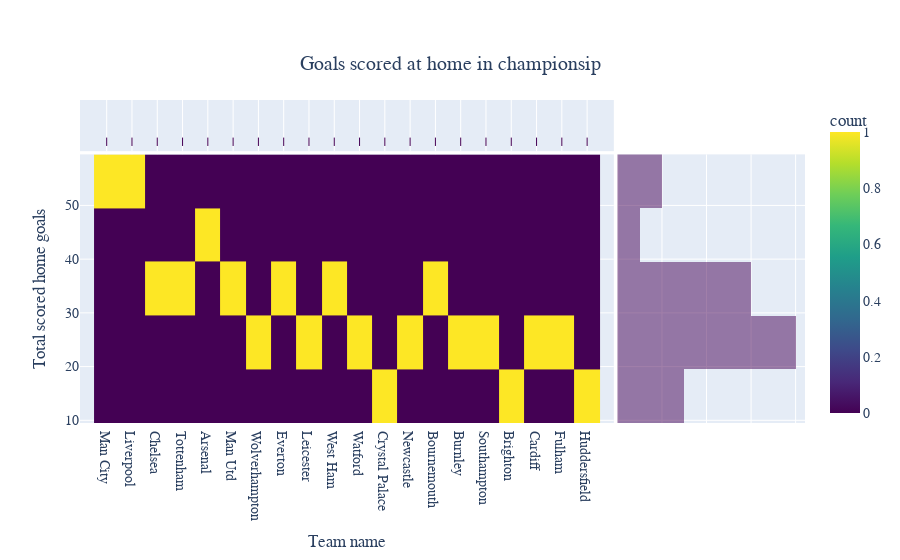

Notebook source saved alongside this figure:
### Code cell
# representation of chart which show the situation of goals scored at home
# it is observed that Man City and Liverpool are at the top of the ranking and Huddersfield is the last in ranking

fig6 = px.density_heatmap(PL, x='Team', y='Home_scored_goals', marginal_x='rug', marginal_y='histogram', 
                          color_continuous_scale=px.colors.sequential.Viridis, title = 'Goals scored at home in championsip')
fig6.update_layout(xaxis_title='Team name',yaxis_title='Total scored home goals', font=dict(family='Calibri',size=14),
                   title = dict(x = 0.5, y = 0.9, xanchor = 'center',yanchor = 'top'))
fig6.show()

### Figure 1 — Plotly figure (JSON) as saved in the notebook; plotly's stock layout.template omitted (floating-point values rounded to 4 significant figures)
{"data": [{"coloraxis": "coloraxis", "hoverlabel": {"namelength": 0}, "hovertemplate": "Team=%{x}<br>Home_scored_goals=%{y}<br>count=%{z}", "name": "", "type": "histogram2d", "x": ["Man City", "Liverpool", "Chelsea", "Tottenham", "Arsenal", "Man Utd", "Wolverhampton", "Everton", "Leicester", "West Ham", "Watford", "Crystal Palace", "Newcastle", "Bournemouth", "Burnley", "Southampton", "Brighton", "Cardiff", "Fulham", "Huddersfield"], "xaxis": "x", "xbingroup": "x", "y": [57, 55, 39, 34, 42, 33, 28, 30, 24, 32, 26, 19, 24, 30, 24, 27, 19, 21, 22, 10], "yaxis": "y", "ybingroup": "y"}, {"alignmentgroup": "True", "boxpoints": "all", "fillcolor": "rgba(255,255,255,0)", "hoverlabel": {"namelength": 0}, "hoveron": "points", "hovertemplate": "Team=%{x}", "jitter": 0, "legendgroup": "", "line": {"color": "rgba(255,255,255,0)"}, "marker": {"color": "#440154", "symbol": "line-ns-open"}, "name": "", "offsetgroup": "", "showlegend": false, "type": "box", "x": ["Man City", "Liverpool", "Chelsea", "Tottenham", "Arsenal", "Man Utd", "Wolverhampton", "Everton", "Leicester", "West Ham", "Watford", "Crystal Palace", "Newcastle", "Bournemouth", "Burnley", "Southampton", "Brighton", "Cardiff", "Fulham", "Huddersfield"], "xaxis": "x3", "yaxis": "y3"}, {"alignmentgroup": "True", "bingroup": "y", "hoverlabel": {"namelength": 0}, "hovertemplate": "Home_scored_goals=%{y}<br>count=%{x}", "legendgroup": "", "marker": {"color": "#440154"}, "name": "", "offsetgroup": "", "opacity": 0.5, "showlegend": false, "type": "histogram", "xaxis": "x2", "y": [57, 55, 39, 34, 42, 33, 28, 30, 24, 32, 26, 19, 24, 30, 24, 27, 19, 21, 22, 10], "yaxis": "y2"}], "layout": {"barmode": "overlay", "coloraxis": {"colorbar": {"title": {"text": "count"}}, "colorscale": [[0, "#440154"], [0.1111, "#482878"], [0.2222, "#3e4989"], [0.3333, "#31688e"], [0.4444, "#26828e"], [0.5556, "#1f9e89"], [0.6667, "#35b779"], [0.7778, "#6ece58"], [0.8889, "#b5de2b"], [1, "#fde725"]]}, "font": {"family": "Calibri", "size": 14}, "legend": {"tracegroupgap": 0}, "title": {"text": "Goals scored at home in championsip", "x": 0.5, "xanchor": "center", "y": 0.9, "yanchor": "top"}, "xaxis": {"anchor": "y", "domain": [0, 0.7363], "title": {"text": "Team name"}}, "xaxis2": {"anchor": "y2", "domain": [0.7413, 1], "matches": "x2", "showgrid": true, "showline": false, "showticklabels": false, "ticks": ""}, "xaxis3": {"anchor": "y3", "domain": [0, 0.7363], "matches": "x", "showgrid": true, "showticklabels": false}, "xaxis4": {"anchor": "y4", "domain": [0.7413, 1], "matches": "x2", "showgrid": true, "showline": false, "showticklabels": false, "ticks": ""}, "yaxis": {"anchor": "x", "domain": [0, 0.8316], "title": {"text": "Total scored home goals"}}, "yaxis2": {"anchor": "x2", "domain": [0, 0.8316], "matches": "y", "showgrid": true, "showticklabels": false}, "yaxis3": {"anchor": "x3", "domain": [0.8416, 1], "matches": "y3", "showgrid": false, "showline": false, "showticklabels": false, "ticks": ""}, "yaxis4": {"anchor": "x4", "domain": [0.8416, 1], "matches": "y3", "showgrid": true, "showline": false, "showticklabels": false, "ticks": ""}}}
